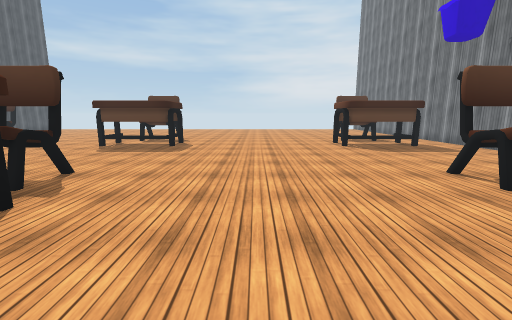
View 1 (above)

23 first-person views from a walk through a Unity game level. The camera is 1.4 m above the floor, tilts 10° down and sees 90° across. The floor is counted in squares, 1 m on a side. Each view is taken from the middle of a square. On the plan, view 1 faces up. The plan holds only what a view shows up to about 13 squares ahead; the rest is blank. The place goes on beyond the plan. The player is left out. Some surface patterns are stand-ins.

View 2
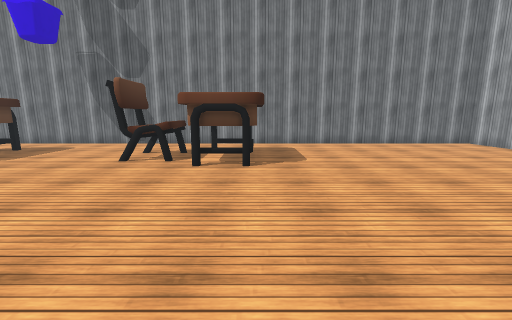

View 3
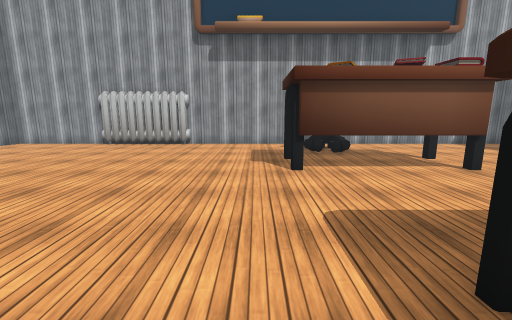

View 4
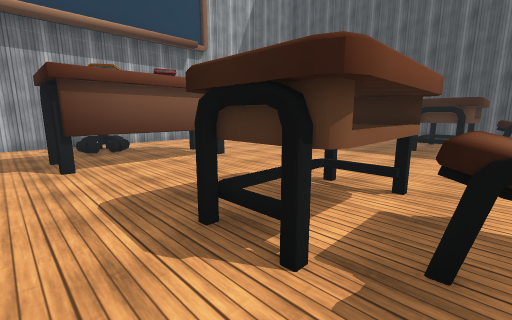

View 5
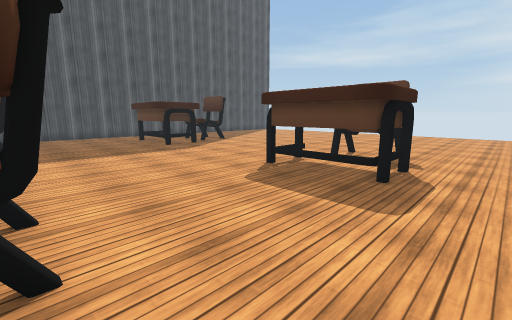

View 6
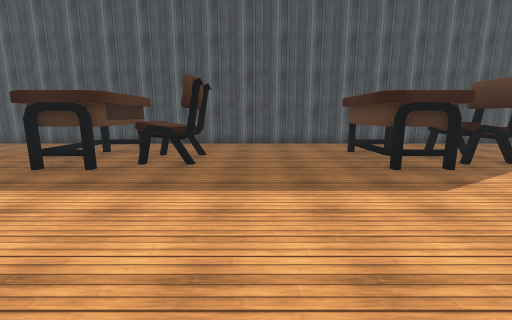

View 7
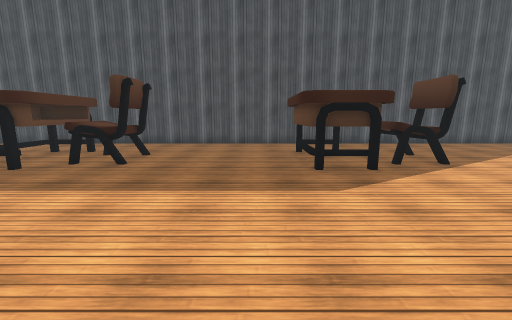

View 8
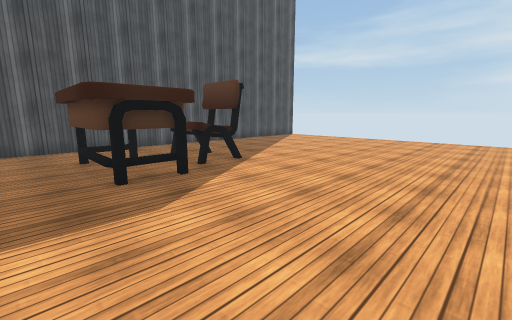

View 9
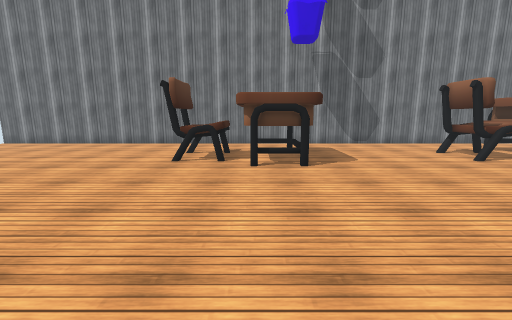

View 10
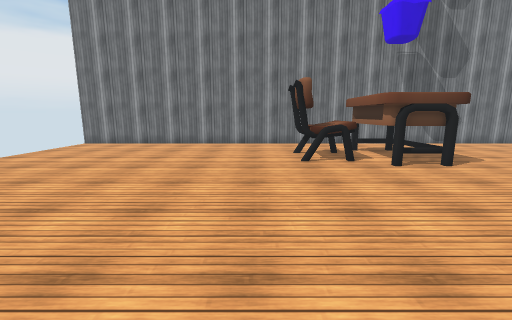

View 11
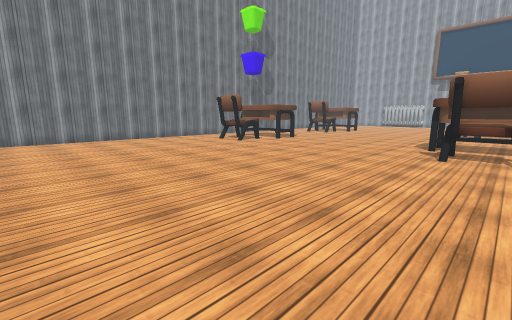

View 12
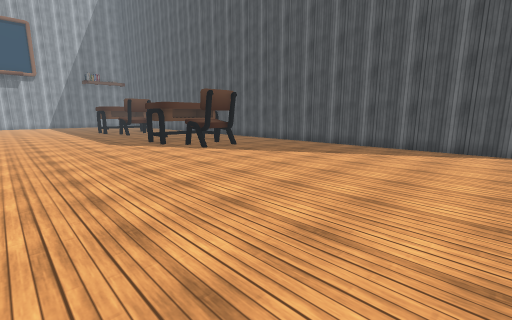

View 13
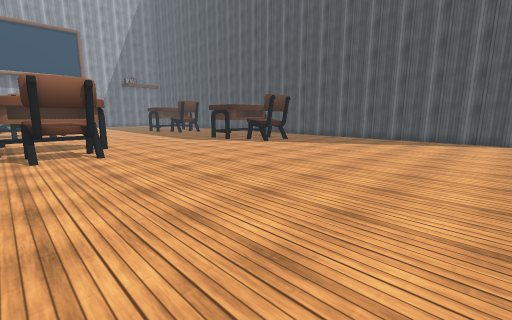

View 14
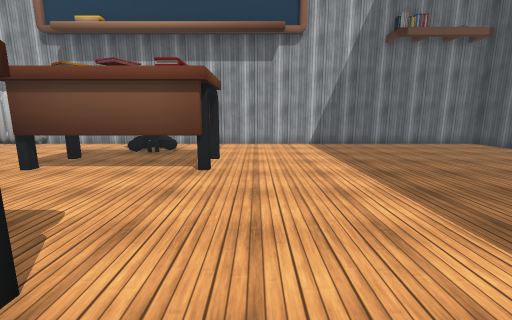

View 15
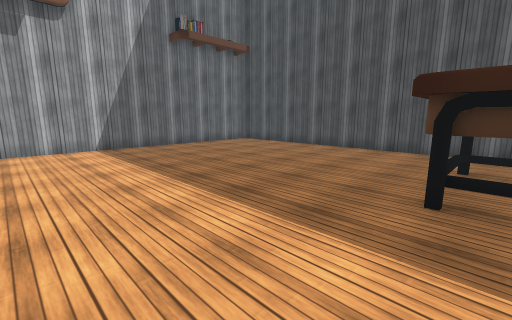

View 16
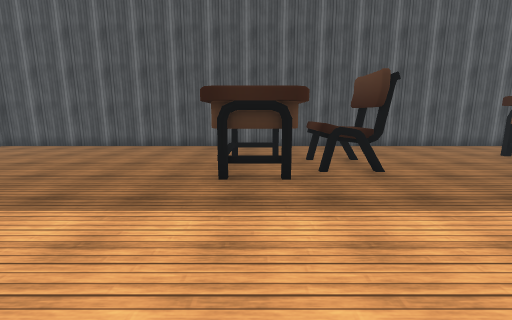

View 17
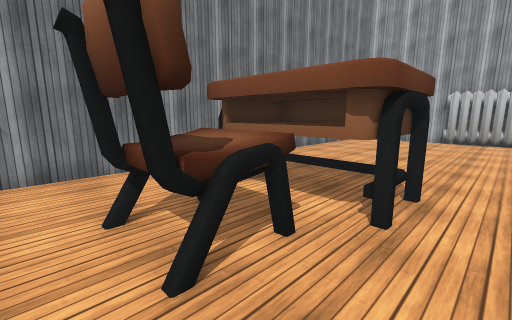

View 18
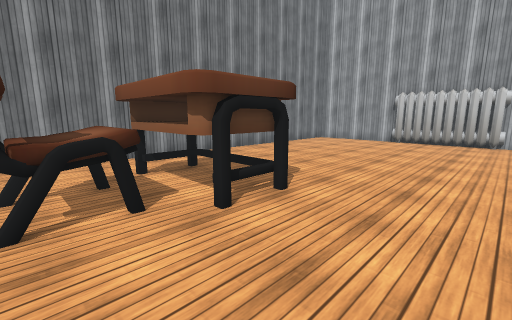

View 19
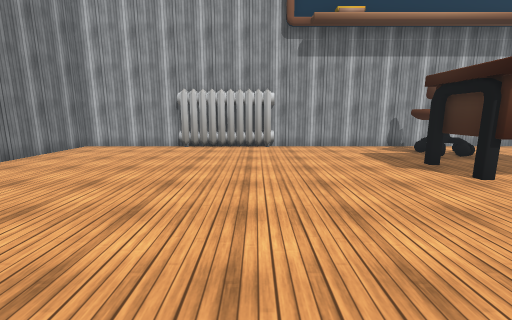

View 20
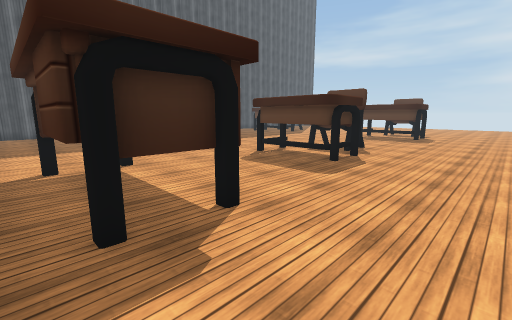

View 21
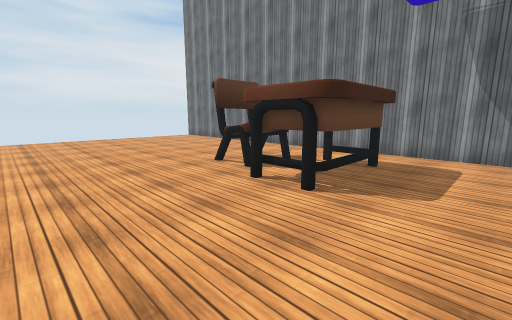

View 22
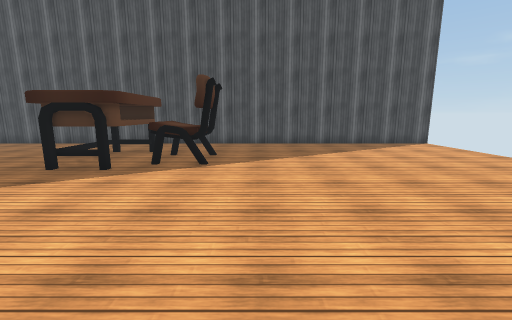

View 23
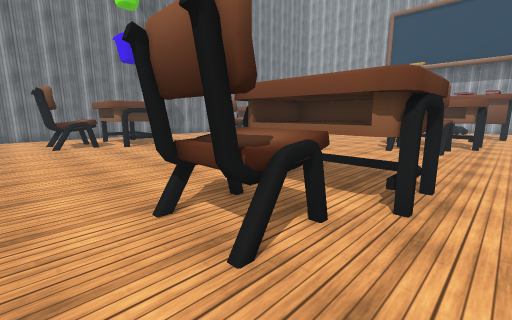

### Floor plan
Key: @ floor where view 1 was taken; # wall or solid block; . floor; H heater; O other object.
Columns run from 20 left of view 1 to 10 right of it. Each row starts with its distance up from view 1.
 26 #                             #
 25 #.............. ..............#
 24 #.............................#
 23 #.............................#
 22 #.............................#
 21 #.............................#
 20 #.............................#
 19 #.............................#
 18 #.............................#
 17 #.............................#
 16 #...OO........OO.........OO...#
 15 #...OOO.......OO.........OO...#
 14 #...OOO.......OO.........OO...#
 13 #..OOOO......OOOO.......OOOO..#
 12 #..OOOO......OOOO.......OOOO..#
 11 #...OOO.......OO.........OOO..#
 10 #.............................#
  9 #.............................#
  8 #.............................#
  7 #.............................#
  6 #...OOO.......OO.........OO...#
  5 #...OOO.......OO.........OO...#
  4 #...OOO......OOOO.......OOOO..#
  3 #..OOOO......OO O.......OOOO..#
  2 #...OOO......OOOO.......OOOO..#
  1 #.............................#
  0 #...................@.........#
 -1 #.............................#
 -2 #............OOOOO............#
 -3 #...........O .  O............#
 -4 #...........OO.OOO............#
 -5 #..............O..............#
 -6 #.............OOO.............#
 -7 #..............OO.............#
 -8 #.....................HHHH....#
 -9 #####################HHHHH#####

Where each view was taken, in squares from view 1:
view 1: 0 up, 0 right, facing up
view 2: 2 up, 3 left, facing right
view 3: 4 up, 2 left, facing down
view 4: 5 up, 2 left, facing down-left
view 5: 6 up, 2 left, facing up-left
view 6: 8 up, 7 left, facing left
view 7: 10 up, 7 left, facing left
view 8: 10 up, 8 left, facing up-left
view 9: 13 up, 3 left, facing right
view 10: 17 up, 3 left, facing right
view 11: 25 up, 6 left, facing down-right
view 12: 25 up, 8 left, facing down-left
view 13: 25 up, 4 left, facing down-left
view 14: 4 up, 9 left, facing down
view 15: 3 up, 9 left, facing down-left
view 16: 3 up, 8 left, facing left
view 17: 7 up, 3 right, facing down-right
view 18: 6 up, 1 right, facing down-right
view 19: 3 up, 2 right, facing down
view 20: 5 down, 0 right, facing up-left
view 21: 9 up, 0 right, facing up-right
view 22: 17 up, 7 left, facing left
view 23: 17 up, 8 left, facing down-right
